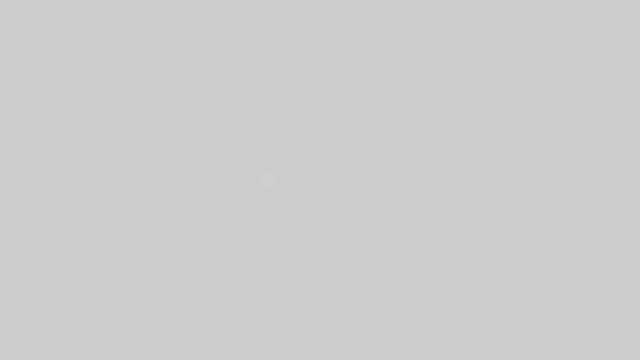
Frame 1 (no input)
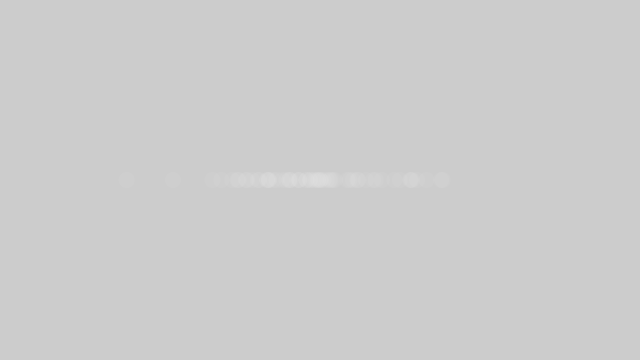
Frame 60 (the mouse pressed at the canvas centre just before this capture)
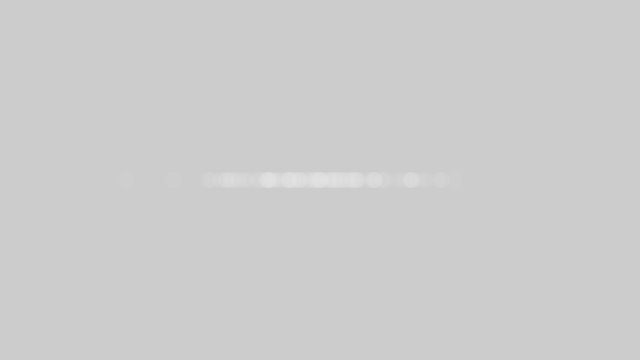
Frame 120 (the mouse held since frame 60 and released just before this capture)

The Processing sketch that drew these frames (run headless with seeded random() and noise(); from frame 60 on, the mouse is pressed at the canvas centre):

// Processing sketch: NormalDistribution
// ── NormalDistribution.pde
import java.util.Random;

Random generator;
void setup() {
  
    size(640,360);
    generator = new Random();
}
void draw() {
 float num = (float) generator.nextGaussian(); 
 float sd = 60;
 float mean = 320;
 
 float x = sd * num + mean;
 
 noStroke();
 fill(255, 10);
 ellipse(x, 180, 16, 16);
}
